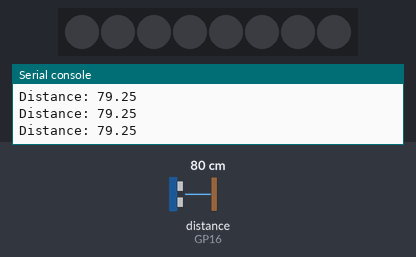
Simulated run of this program. Board: Raspberry Pi Pico running MicroPython. On the bench: 8 RGB LEDs in strip order, left to right, the last lines printed to the serial console. The test bench sets the inputs (shaded band); at power-on: distance to the obstacle (sensor on GP16) 80 cm. The echo pulse lasts 58.3 µs per cm; dim RGB values are drawn brighter than linear.

Above: at 1.2 s.
1.3 s: distance to the obstacle (sensor on GP16) set to 12 cm
2.8 s: distance to the obstacle (sensor on GP16) set to 9 cm
At 3.6 s:
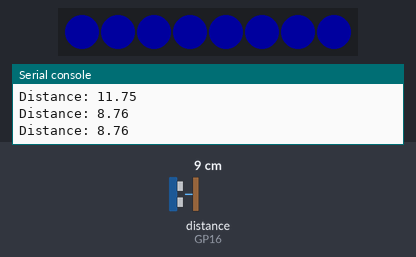
4.5 s: distance to the obstacle (sensor on GP16) set to 18 cm
At 5.1 s:
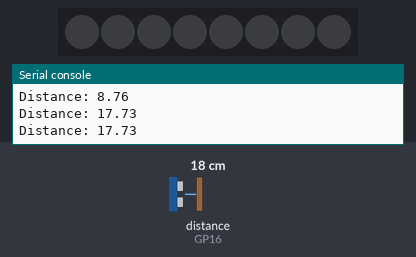
6.0 s: distance to the obstacle (sensor on GP16) set to 2 cm
At 6.7 s:
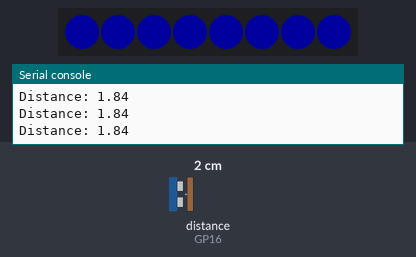
Timing chart, 0 to 8.5 s (numbered marks = the images above; inputs shaded):
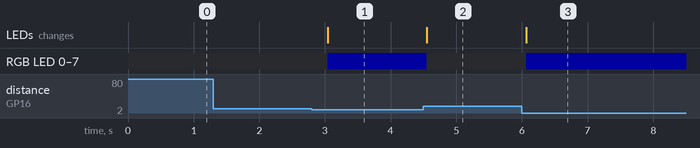

The program:

distance_neopixel.py
```python
import machine  # type: ignore
import time
import neopixel  # type: ignore

TRIG = machine.Pin(17, machine.Pin.OUT)
ECHO = machine.Pin(16, machine.Pin.IN)

ws = neopixel.NeoPixel(machine.Pin(0), 8)


def distance():
    TRIG.low()
    time.sleep_us(2)
    TRIG.high()
    time.sleep_us(10)
    TRIG.low()
    while not ECHO.value():
        pass
    time1 = time.ticks_us()
    while ECHO.value():
        pass
    time2 = time.ticks_us()
    during = time.ticks_diff(time2, time1)
    return during * 340 / 2 / 10000


def led_strip(is_detected):
    for i in range(8):
        ws[i] = (0, 0, 0) if not is_detected else (0, 0, 30)  # LEDを消す or 点灯
    ws.write()


while True:
    dis = distance()
    is_detected = dis < 10  # 10cm以内であれば反応したとみなす
    led_strip(is_detected)
    print("Distance: %.2f" % dis)
    time.sleep_ms(300)
```

Measured:
- the behaviour switches between 11 and 10 cm on distance to the obstacle (sensor on GP16) (found by bisection; images 0 and 1)
- after the input at 2.8 s, RGB LED 0–7: off → RGB(0, 0, 30) after 0.24 s; the LEDs: change after 0.24 s (image 1)
- after the input at 4.5 s, RGB LED 0–7: RGB(0, 0, 30) → off after 0.05 s; the LEDs: change after 0.05 s (image 2)
- after the input at 6.0 s, RGB LED 0–7: off → RGB(0, 0, 30) after 0.07 s; the LEDs: change after 0.07 s (image 3)
